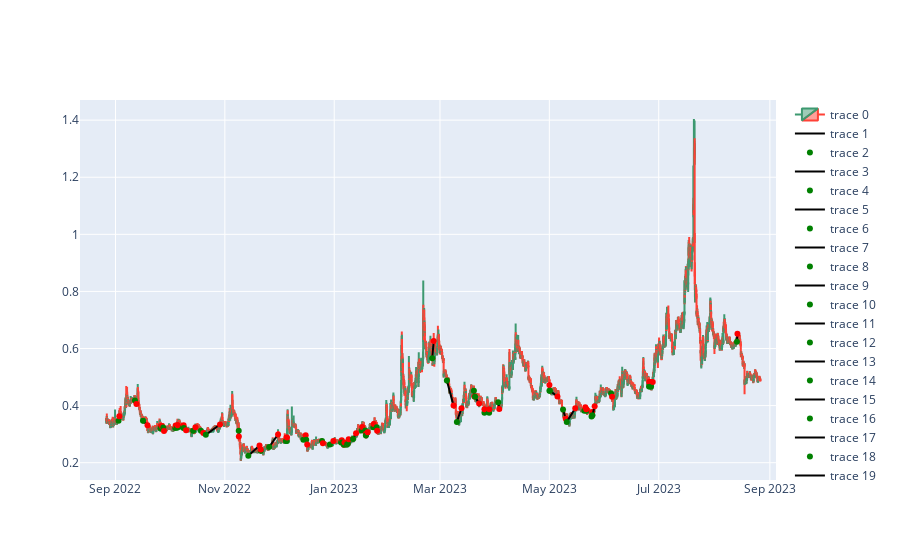

The notebook cell saved with this chart:
### Code cell
import numpy as np
import plotly.graph_objects as go
data= pd.read_csv(r'C:\Users\dell\Desktop\module Python for Analysis Tradr\Backtest_orders\data.csv',index_col=0)
chart_linex = []
chart_liney= [ ]
for indexass,blo in bt.result.iterrows():

    chart_linex.append(blo.DateStart)
    chart_linex.append(blo.EndDate)
    chart_liney.append(blo.Enter)
    chart_liney.append(blo.tp if blo.Targit else blo.ls )
fig = go.Figure( data=[go.Candlestick(x=pd.to_datetime(data.Date,unit='ms'),
        open=data['Open'],
        high=data['High'],
        low=data['Low'],
        close=data['Close'])])
fig.update_layout(xaxis_rangeslider_visible=False)
for i in range(2,len(chart_linex),2):

        fig.add_trace(go.Scatter(x=chart_linex[i-2:i], y=chart_liney[i-2:i], mode='lines', line=dict(color='black'))) 
        fig.add_trace(go.Scatter(x=chart_linex[i-2:i], y=chart_liney[i-2:i], mode='markers', marker=dict(color=['green', 'red'])))





               
        
       
       
      






fig.show()

### Figure 1 — Plotly figure (JSON) as saved in the notebook; plotly's stock layout.template omitted (floating-point values rounded to 4 significant figures; data arrays with more than 128 entries replaced by an {"elided": "..."} marker saying what was removed)
{"data": [{"close": {"elided": "8759 float values"}, "high": {"elided": "8759 float values"}, "low": {"elided": "8759 float values"}, "open": {"elided": "8759 float values"}, "type": "candlestick", "x": {"elided": "8759 str values"}}, {"line": {"color": "black"}, "mode": "lines", "type": "scatter", "x": ["2022-09-02T17:00:00", "2022-09-03T03:20:00"], "y": [0.347, 0.363]}, {"marker": {"color": ["green", "red"]}, "mode": "markers", "type": "scatter", "x": ["2022-09-02T17:00:00", "2022-09-03T03:20:00"], "y": [0.347, 0.363]}, {"line": {"color": "black"}, "mode": "lines", "type": "scatter", "x": ["2022-09-11T20:00:00", "2022-09-12T16:05:00"], "y": [0.418, 0.406]}, {"marker": {"color": ["green", "red"]}, "mode": "markers", "type": "scatter", "x": ["2022-09-11T20:00:00", "2022-09-12T16:05:00"], "y": [0.418, 0.406]}, {"line": {"color": "black"}, "mode": "lines", "type": "scatter", "x": ["2022-09-16T08:00:00", "2022-09-18T21:00:00"], "y": [0.347, 0.331]}, {"marker": {"color": ["green", "red"]}, "mode": "markers", "type": "scatter", "x": ["2022-09-16T08:00:00", "2022-09-18T21:00:00"], "y": [0.347, 0.331]}, {"line": {"color": "black"}, "mode": "lines", "type": "scatter", "x": ["2022-09-26T05:00:00", "2022-09-26T05:00:00"], "y": [0.32, 0.328]}, {"marker": {"color": ["green", "red"]}, "mode": "markers", "type": "scatter", "x": ["2022-09-26T05:00:00", "2022-09-26T05:00:00"], "y": [0.32, 0.328]}, {"line": {"color": "black"}, "mode": "lines", "type": "scatter", "x": ["2022-09-26T06:00:00", "2022-09-26T23:50:00"], "y": [0.32, 0.328]}, {"marker": {"color": ["green", "red"]}, "mode": "markers", "type": "scatter", "x": ["2022-09-26T06:00:00", "2022-09-26T23:50:00"], "y": [0.32, 0.328]}, {"line": {"color": "black"}, "mode": "lines", "type": "scatter", "x": ["2022-09-27T16:00:00", "2022-09-28T01:45:00"], "y": [0.323, 0.311]}, {"marker": {"color": ["green", "red"]}, "mode": "markers", "type": "scatter", "x": ["2022-09-27T16:00:00", "2022-09-28T01:45:00"], "y": [0.323, 0.311]}, {"line": {"color": "black"}, "mode": "lines", "type": "scatter", "x": ["2022-10-04T08:00:00", "2022-10-04T13:15:00"], "y": [0.322, 0.33]}, {"marker": {"color": ["green", "red"]}, "mode": "markers", "type": "scatter", "x": ["2022-10-04T08:00:00", "2022-10-04T13:15:00"], "y": [0.322, 0.33]}, {"line": {"color": "black"}, "mode": "lines", "type": "scatter", "x": ["2022-10-05T08:00:00", "2022-10-05T12:45:00"], "y": [0.323, 0.331]}, {"marker": {"color": ["green", "red"]}, "mode": "markers", "type": "scatter", "x": ["2022-10-05T08:00:00", "2022-10-05T12:45:00"], "y": [0.323, 0.331]}, {"line": {"color": "black"}, "mode": "lines", "type": "scatter", "x": ["2022-10-05T14:00:00", "2022-10-05T16:10:00"], "y": [0.323, 0.331]}, {"marker": {"color": ["green", "red"]}, "mode": "markers", "type": "scatter", "x": ["2022-10-05T14:00:00", "2022-10-05T16:10:00"], "y": [0.323, 0.331]}, {"line": {"color": "black"}, "mode": "lines", "type": "scatter", "x": ["2022-10-08T13:00:00", "2022-10-09T00:05:00"], "y": [0.323, 0.331]}, {"marker": {"color": ["green", "red"]}, "mode": "markers", "type": "scatter", "x": ["2022-10-08T13:00:00", "2022-10-09T00:05:00"], "y": [0.323, 0.331]}, {"line": {"color": "black"}, "mode": "lines", "type": "scatter", "x": ["2022-10-09T02:00:00", "2022-10-10T08:25:00"], "y": [0.322, 0.314]}, {"marker": {"color": ["green", "red"]}, "mode": "markers", "type": "scatter", "x": ["2022-10-09T02:00:00", "2022-10-10T08:25:00"], "y": [0.322, 0.314]}, {"line": {"color": "black"}, "mode": "lines", "type": "scatter", "x": ["2022-10-14T07:00:00", "2022-10-15T14:35:00"], "y": [0.312, 0.324]}, {"marker": {"color": ["green", "red"]}, "mode": "markers", "type": "scatter", "x": ["2022-10-14T07:00:00", "2022-10-15T14:35:00"], "y": [0.312, 0.324]}, {"line": {"color": "black"}, "mode": "lines", "type": "scatter", "x": ["2022-10-18T15:00:00", "2022-10-19T23:30:00"], "y": [0.312, 0.304]}, {"marker": {"color": ["green", "red"]}, "mode": "markers", "type": "scatter", "x": ["2022-10-18T15:00:00", "2022-10-19T23:30:00"], "y": [0.312, 0.304]}, {"line": {"color": "black"}, "mode": "lines", "type": "scatter", "x": ["2022-10-21T09:00:00", "2022-10-29T07:10:00"], "y": [0.298, 0.334]}, {"marker": {"color": ["green", "red"]}, "mode": "markers", "type": "scatter", "x": ["2022-10-21T09:00:00", "2022-10-29T07:10:00"], "y": [0.298, 0.334]}, {"line": {"color": "black"}, "mode": "lines", "type": "scatter", "x": ["2022-11-08T18:00:00", "2022-11-08T19:25:00"], "y": [0.312, 0.292]}, {"marker": {"color": ["green", "red"]}, "mode": "markers", "type": "scatter", "x": ["2022-11-08T18:00:00", "2022-11-08T19:25:00"], "y": [0.312, 0.292]}, {"line": {"color": "black"}, "mode": "lines", "type": "scatter", "x": ["2022-11-14T02:00:00", "2022-11-20T08:15:00"], "y": [0.224, 0.26]}, {"marker": {"color": ["green", "red"]}, "mode": "markers", "type": "scatter", "x": ["2022-11-14T02:00:00", "2022-11-20T08:15:00"], "y": [0.224, 0.26]}, {"line": {"color": "black"}, "mode": "lines", "type": "scatter", "x": ["2022-11-21T00:00:00", "2022-11-21T00:30:00"], "y": [0.242, 0.246]}, {"marker": {"color": ["green", "red"]}, "mode": "markers", "type": "scatter", "x": ["2022-11-21T00:00:00", "2022-11-21T00:30:00"], "y": [0.242, 0.246]}, {"line": {"color": "black"}, "mode": "lines", "type": "scatter", "x": ["2022-11-25T17:00:00", "2022-11-30T16:10:00"], "y": [0.255, 0.299]}, {"marker": {"color": ["green", "red"]}, "mode": "markers", "type": "scatter", "x": ["2022-11-25T17:00:00", "2022-11-30T16:10:00"], "y": [0.255, 0.299]}, {"line": {"color": "black"}, "mode": "lines", "type": "scatter", "x": ["2022-12-05T01:00:00", "2022-12-05T08:40:00"], "y": [0.276, 0.288]}, {"marker": {"color": ["green", "red"]}, "mode": "markers", "type": "scatter", "x": ["2022-12-05T01:00:00", "2022-12-05T08:40:00"], "y": [0.276, 0.288]}, {"line": {"color": "black"}, "mode": "lines", "type": "scatter", "x": ["2022-12-05T15:00:00", "2022-12-05T16:10:00"], "y": [0.276, 0.288]}, {"marker": {"color": ["green", "red"]}, "mode": "markers", "type": "scatter", "x": ["2022-12-05T15:00:00", "2022-12-05T16:10:00"], "y": [0.276, 0.288]}, {"line": {"color": "black"}, "mode": "lines", "type": "scatter", "x": ["2022-12-14T19:00:00", "2022-12-16T02:05:00"], "y": [0.28, 0.296]}, {"marker": {"color": ["green", "red"]}, "mode": "markers", "type": "scatter", "x": ["2022-12-14T19:00:00", "2022-12-16T02:05:00"], "y": [0.28, 0.296]}, {"line": {"color": "black"}, "mode": "lines", "type": "scatter", "x": ["2022-12-16T09:00:00", "2022-12-16T22:35:00"], "y": [0.28, 0.264]}, {"marker": {"color": ["green", "red"]}, "mode": "markers", "type": "scatter", "x": ["2022-12-16T09:00:00", "2022-12-16T22:35:00"], "y": [0.28, 0.264]}, {"line": {"color": "black"}, "mode": "lines", "type": "scatter", "x": ["2022-12-25T05:00:00", "2022-12-25T16:00:00"], "y": [0.276, 0.268]}, {"marker": {"color": ["green", "red"]}, "mode": "markers", "type": "scatter", "x": ["2022-12-25T05:00:00", "2022-12-25T16:00:00"], "y": [0.276, 0.268]}, {"line": {"color": "black"}, "mode": "lines", "type": "scatter", "x": ["2022-12-29T14:00:00", "2022-12-31T12:25:00"], "y": [0.264, 0.276]}, {"marker": {"color": ["green", "red"]}, "mode": "markers", "type": "scatter", "x": ["2022-12-29T14:00:00", "2022-12-31T12:25:00"], "y": [0.264, 0.276]}, {"line": {"color": "black"}, "mode": "lines", "type": "scatter", "x": ["2023-01-04T20:00:00", "2023-01-05T05:05:00"], "y": [0.271, 0.279]}, {"marker": {"color": ["green", "red"]}, "mode": "markers", "type": "scatter", "x": ["2023-01-04T20:00:00", "2023-01-05T05:05:00"], "y": [0.271, 0.279]}, {"line": {"color": "black"}, "mode": "lines", "type": "scatter", "x": ["2023-01-05T08:00:00", "2023-01-06T09:20:00"], "y": [0.271, 0.263]}, {"marker": {"color": ["green", "red"]}, "mode": "markers", "type": "scatter", "x": ["2023-01-05T08:00:00", "2023-01-06T09:20:00"], "y": [0.271, 0.263]}, {"line": {"color": "black"}, "mode": "lines", "type": "scatter", "x": ["2023-01-06T10:00:00", "2023-01-06T19:10:00"], "y": [0.263, 0.271]}, {"marker": {"color": ["green", "red"]}, "mode": "markers", "type": "scatter", "x": ["2023-01-06T10:00:00", "2023-01-06T19:10:00"], "y": [0.263, 0.271]}, {"line": {"color": "black"}, "mode": "lines", "type": "scatter", "x": ["2023-01-08T00:00:00", "2023-01-08T12:20:00"], "y": [0.263, 0.267]}, {"marker": {"color": ["green", "red"]}, "mode": "markers", "type": "scatter", "x": ["2023-01-08T00:00:00", "2023-01-08T12:20:00"], "y": [0.263, 0.267]}, {"line": {"color": "black"}, "mode": "lines", "type": "scatter", "x": ["2023-01-08T15:00:00", "2023-01-09T01:55:00"], "y": [0.266, 0.282]}, {"marker": {"color": ["green", "red"]}, "mode": "markers", "type": "scatter", "x": ["2023-01-08T15:00:00", "2023-01-09T01:55:00"], "y": [0.266, 0.282]}, {"line": {"color": "black"}, "mode": "lines", "type": "scatter", "x": ["2023-01-11T12:00:00", "2023-01-13T04:10:00"], "y": [0.283, 0.303]}, {"marker": {"color": ["green", "red"]}, "mode": "markers", "type": "scatter", "x": ["2023-01-11T12:00:00", "2023-01-13T04:10:00"], "y": [0.283, 0.303]}, {"line": {"color": "black"}, "mode": "lines", "type": "scatter", "x": ["2023-01-16T08:00:00", "2023-01-16T14:40:00"], "y": [0.313, 0.325]}, {"marker": {"color": ["green", "red"]}, "mode": "markers", "type": "scatter", "x": ["2023-01-16T08:00:00", "2023-01-16T14:40:00"], "y": [0.313, 0.325]}, {"line": {"color": "black"}, "mode": "lines", "type": "scatter", "x": ["2023-01-18T09:00:00", "2023-01-18T15:50:00"], "y": [0.313, 0.301]}, {"marker": {"color": ["green", "red"]}, "mode": "markers", "type": "scatter", "x": ["2023-01-18T09:00:00", "2023-01-18T15:50:00"], "y": [0.313, 0.301]}, {"line": {"color": "black"}, "mode": "lines", "type": "scatter", "x": ["2023-01-18T16:00:00", "2023-01-19T16:05:00"], "y": [0.295, 0.307]}, {"marker": {"color": ["green", "red"]}, "mode": "markers", "type": "scatter", "x": ["2023-01-18T16:00:00", "2023-01-19T16:05:00"], "y": [0.295, 0.307]}, {"line": {"color": "black"}, "mode": "lines", "type": "scatter", "x": ["2023-01-22T20:00:00", "2023-01-23T01:25:00"], "y": [0.324, 0.336]}, {"marker": {"color": ["green", "red"]}, "mode": "markers", "type": "scatter", "x": ["2023-01-22T20:00:00", "2023-01-23T01:25:00"], "y": [0.324, 0.336]}, {"line": {"color": "black"}, "mode": "lines", "type": "scatter", "x": ["2023-01-24T18:00:00", "2023-01-24T22:25:00"], "y": [0.324, 0.312]}, {"marker": {"color": ["green", "red"]}, "mode": "markers", "type": "scatter", "x": ["2023-01-24T18:00:00", "2023-01-24T22:25:00"], "y": [0.324, 0.312]}, {"line": {"color": "black"}, "mode": "lines", "type": "scatter", "x": ["2023-02-24T16:00:00", "2023-02-25T12:00:00"], "y": [0.566, 0.626]}, {"marker": {"color": ["green", "red"]}, "mode": "markers", "type": "scatter", "x": ["2023-02-24T16:00:00", "2023-02-25T12:00:00"], "y": [0.566, 0.626]}, {"line": {"color": "black"}, "mode": "lines", "type": "scatter", "x": ["2023-03-04T20:00:00", "2023-03-08T13:55:00"], "y": [0.488, 0.4]}, {"marker": {"color": ["green", "red"]}, "mode": "markers", "type": "scatter", "x": ["2023-03-04T20:00:00", "2023-03-08T13:55:00"], "y": [0.488, 0.4]}, {"line": {"color": "black"}, "mode": "lines", "type": "scatter", "x": ["2023-03-10T10:00:00", "2023-03-13T00:00:00"], "y": [0.343, 0.391]}, {"marker": {"color": ["green", "red"]}, "mode": "markers", "type": "scatter", "x": ["2023-03-10T10:00:00", "2023-03-13T00:00:00"], "y": [0.343, 0.391]}, {"line": {"color": "black"}, "mode": "lines", "type": "scatter", "x": ["2023-03-19T22:00:00", "2023-03-20T04:00:00"], "y": [0.452, 0.432]}, {"marker": {"color": ["green", "red"]}, "mode": "markers", "type": "scatter", "x": ["2023-03-19T22:00:00", "2023-03-20T04:00:00"], "y": [0.452, 0.432]}, {"line": {"color": "black"}, "mode": "lines", "type": "scatter", "x": ["2023-03-20T13:00:00", "2023-03-22T19:45:00"], "y": [0.431, 0.407]}, {"marker": {"color": ["green", "red"]}, "mode": "markers", "type": "scatter", "x": ["2023-03-20T13:00:00", "2023-03-22T19:45:00"], "y": [0.431, 0.407]}, {"line": {"color": "black"}, "mode": "lines", "type": "scatter", "x": ["2023-03-25T19:00:00", "2023-03-25T19:00:00"], "y": [0.375, 0.387]}, {"marker": {"color": ["green", "red"]}, "mode": "markers", "type": "scatter", "x": ["2023-03-25T19:00:00", "2023-03-25T19:00:00"], "y": [0.375, 0.387]}, {"line": {"color": "black"}, "mode": "lines", "type": "scatter", "x": ["2023-03-28T10:00:00", "2023-03-28T11:50:00"], "y": [0.375, 0.387]}, {"marker": {"color": ["green", "red"]}, "mode": "markers", "type": "scatter", "x": ["2023-03-28T10:00:00", "2023-03-28T11:50:00"], "y": [0.375, 0.387]}, {"line": {"color": "black"}, "mode": "lines", "type": "scatter", "x": ["2023-04-02T12:00:00", "2023-04-03T01:40:00"], "y": [0.412, 0.388]}, {"marker": {"color": ["green", "red"]}, "mode": "markers", "type": "scatter", "x": ["2023-04-02T12:00:00", "2023-04-03T01:40:00"], "y": [0.412, 0.388]}, {"line": {"color": "black"}, "mode": "lines", "type": "scatter", "x": ["2023-05-01T01:00:00", "2023-05-01T01:00:00"], "y": [0.452, 0.472]}, {"marker": {"color": ["green", "red"]}, "mode": "markers", "type": "scatter", "x": ["2023-05-01T01:00:00", "2023-05-01T01:00:00"], "y": [0.452, 0.472]}, {"line": {"color": "black"}, "mode": "lines", "type": "scatter", "x": ["2023-05-01T07:00:00", "2023-05-05T12:30:00"], "y": [0.452, 0.432]}, {"marker": {"color": ["green", "red"]}, "mode": "markers", "type": "scatter", "x": ["2023-05-01T07:00:00", "2023-05-05T12:30:00"], "y": [0.452, 0.432]}, {"line": {"color": "black"}, "mode": "lines", "type": "scatter", "x": ["2023-05-08T15:00:00", "2023-05-10T03:30:00"], "y": [0.386, 0.354]}, {"marker": {"color": ["green", "red"]}, "mode": "markers", "type": "scatter", "x": ["2023-05-08T15:00:00", "2023-05-10T03:30:00"], "y": [0.386, 0.354]}, {"line": {"color": "black"}, "mode": "lines", "type": "scatter", "x": ["2023-05-10T17:00:00", "2023-05-15T11:05:00"], "y": [0.343, 0.391]}, {"marker": {"color": ["green", "red"]}, "mode": "markers", "type": "scatter", "x": ["2023-05-10T17:00:00", "2023-05-15T11:05:00"], "y": [0.343, 0.391]}, {"line": {"color": "black"}, "mode": "lines", "type": "scatter", "x": ["2023-05-20T12:00:00", "2023-05-21T01:35:00"], "y": [0.382, 0.394]}, {"marker": {"color": ["green", "red"]}, "mode": "markers", "type": "scatter", "x": ["2023-05-20T12:00:00", "2023-05-21T01:35:00"], "y": [0.382, 0.394]}, {"line": {"color": "black"}, "mode": "lines", "type": "scatter", "x": ["2023-05-21T13:00:00", "2023-05-21T13:00:00"], "y": [0.383, 0.387]}, {"marker": {"color": ["green", "red"]}, "mode": "markers", "type": "scatter", "x": ["2023-05-21T13:00:00", "2023-05-21T13:00:00"], "y": [0.383, 0.387]}, {"line": {"color": "black"}, "mode": "lines", "type": "scatter", "x": ["2023-05-21T15:00:00", "2023-05-21T15:00:00"], "y": [0.383, 0.387]}, {"marker": {"color": ["green", "red"]}, "mode": "markers", "type": "scatter", "x": ["2023-05-21T15:00:00", "2023-05-21T15:00:00"], "y": [0.383, 0.387]}, {"line": {"color": "black"}, "mode": "lines", "type": "scatter", "x": ["2023-05-24T13:00:00", "2023-05-24T20:30:00"], "y": [0.362, 0.378]}, {"marker": {"color": ["green", "red"]}, "mode": "markers", "type": "scatter", "x": ["2023-05-24T13:00:00", "2023-05-24T20:30:00"], "y": [0.362, 0.378]}, {"line": {"color": "black"}, "mode": "lines", "type": "scatter", "x": ["2023-05-25T01:00:00", "2023-05-26T06:35:00"], "y": [0.366, 0.398]}, {"marker": {"color": ["green", "red"]}, "mode": "markers", "type": "scatter", "x": ["2023-05-25T01:00:00", "2023-05-26T06:35:00"], "y": [0.366, 0.398]}, {"line": {"color": "black"}, "mode": "lines", "type": "scatter", "x": ["2023-06-04T10:00:00", "2023-06-04T23:30:00"], "y": [0.443, 0.431]}, {"marker": {"color": ["green", "red"]}, "mode": "markers", "type": "scatter", "x": ["2023-06-04T10:00:00", "2023-06-04T23:30:00"], "y": [0.443, 0.431]}, {"line": {"color": "black"}, "mode": "lines", "type": "scatter", "x": ["2023-06-25T14:00:00", "2023-06-25T17:30:00"], "y": [0.467, 0.483]}, {"marker": {"color": ["green", "red"]}, "mode": "markers", "type": "scatter", "x": ["2023-06-25T14:00:00", "2023-06-25T17:30:00"], "y": [0.467, 0.483]}, {"line": {"color": "black"}, "mode": "lines", "type": "scatter", "x": ["2023-06-26T00:00:00", "2023-06-26T16:15:00"], "y": [0.467, 0.483]}, {"marker": {"color": ["green", "red"]}, "mode": "markers", "type": "scatter", "x": ["2023-06-26T00:00:00", "2023-06-26T16:15:00"], "y": [0.467, 0.483]}, {"line": {"color": "black"}, "mode": "lines", "type": "scatter", "x": ["2023-06-26T17:00:00", "2023-06-27T16:00:00"], "y": [0.467, 0.483]}, {"marker": {"color": ["green", "red"]}, "mode": "markers", "type": "scatter", "x": ["2023-06-26T17:00:00", "2023-06-27T16:00:00"], "y": [0.467, 0.483]}, {"line": {"color": "black"}, "mode": "lines", "type": "scatter", "x": ["2023-08-13T15:00:00", "2023-08-13T22:00:00"], "y": [0.624, 0.652]}, {"marker": {"color": ["green", "red"]}, "mode": "markers", "type": "scatter", "x": ["2023-08-13T15:00:00", "2023-08-13T22:00:00"], "y": [0.624, 0.652]}], "layout": {"xaxis": {"rangeslider": {"visible": false}}}}
